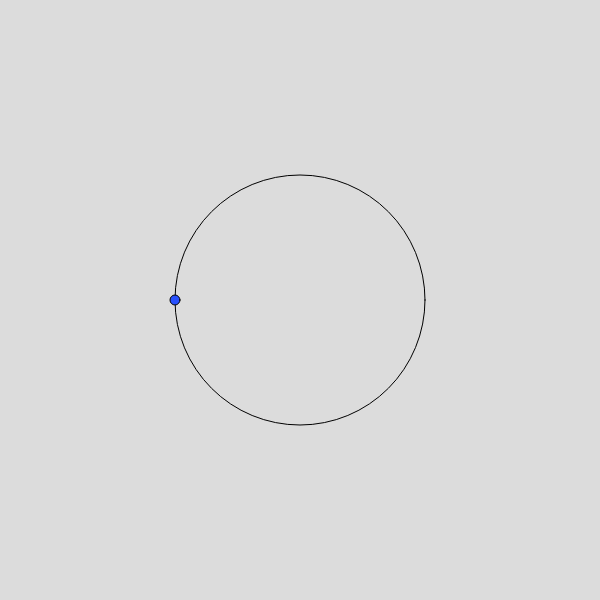
Frame 1 (no input)
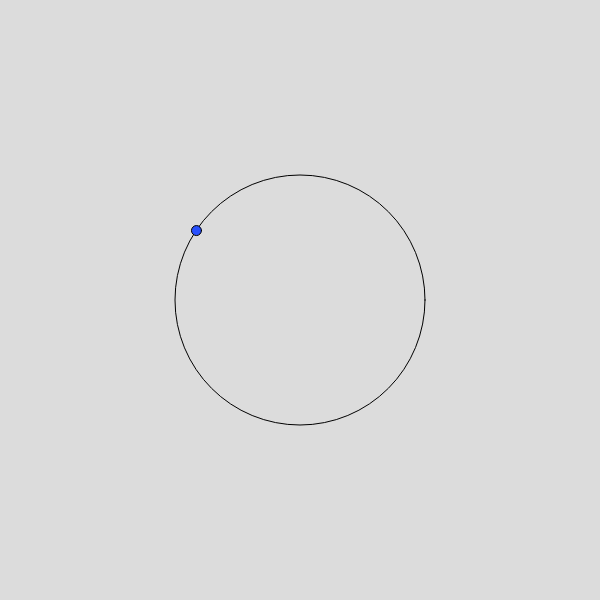
Frame 60 (no input)
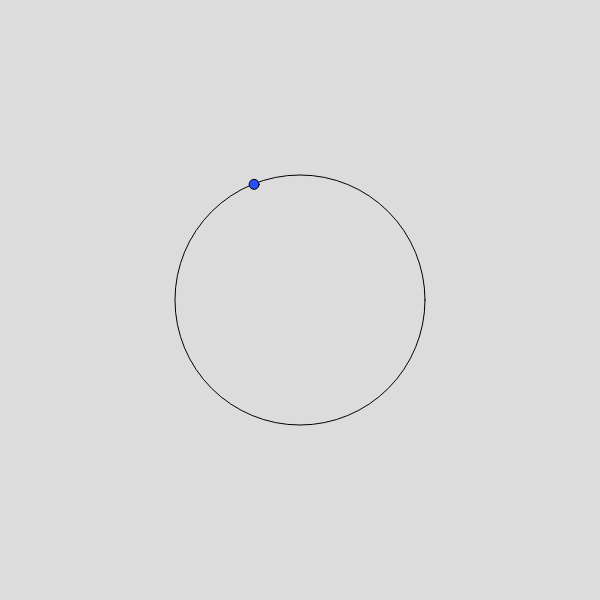
Frame 120 (the mouse pressed at the canvas centre since frame 60)

The p5.js sketch that drew these frames (run headless with seeded random() and noise() and a simulated clock; from frame 60 on, the mouse is pressed at the canvas centre):

// p5.js sketch
// ── sketch.js

largura = 600
altura = 600


var r0 = 250


var x0 = largura/2
var y0 = altura/2
var x = x0-r0/2
var y = y0


var dt = 0.001

var tempo = 0

//classe partícula
particle=(x,y,w,c)=>{
  
  return{"x":x ,"y":y , "w":w , "color":c,"theta":0  ,
  
  draw_particle(){
    
    fill(c)
    circle(this.x,this.y,10)
  },
  
  //iteração das equações diferenciais de movimento circular uniforme
  mover(r){
    
    this.theta = this.theta + dt*this.w
    this.x =  this.x + r*dt*this.w*sin(this.theta) 
    this.y =  this.y - r*dt*this.w*cos(this.theta)
//a posição da partícula é r = P0 + r0*(cos(theta)*i + sen(theta)*J)
//Derivando obtemos as equações diferenciais de movimento
// v = r0(-sen(theta)*i + cos(theta)*j)
//dx/dt = -r0*sen(theta)*dtheta/dt, onde d(theta)/dt = w (constante)
  }
         
      }
  
}



function setup() {
  createCanvas(largura, altura);
}

particula = particle(x,y,10,"rgb(40,80,253)")


function draw() {
  
  background(220);
  
  
  noFill()
  circle(x0,y0,r0)
  particula.draw_particle();
  particula.mover(r0/2)
  
  tempo = tempo + dt
  
  
}
